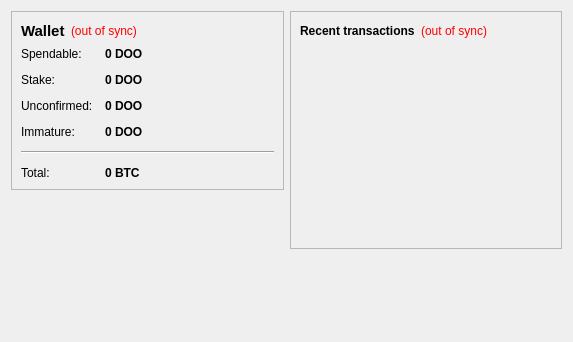
<?xml version="1.0" encoding="UTF-8"?>
<ui version="4.0">
 <class>OverviewPage</class>
 <widget class="QWidget" name="OverviewPage">
  <property name="geometry">
   <rect>
    <x>0</x>
    <y>0</y>
    <width>573</width>
    <height>342</height>
   </rect>
  </property>
  <property name="windowTitle">
   <string>Form</string>
  </property>
  <layout class="QHBoxLayout" name="horizontalLayout" stretch="1,1">
   <item>
    <layout class="QVBoxLayout" name="verticalLayout_2">
     <item>
      <widget class="QFrame" name="frame">
       <property name="frameShape">
        <enum>QFrame::StyledPanel</enum>
       </property>
       <property name="frameShadow">
        <enum>QFrame::Raised</enum>
       </property>
       <layout class="QVBoxLayout" name="verticalLayout_4">
        <item>
         <layout class="QHBoxLayout" name="horizontalLayout_4">
          <item>
           <widget class="QLabel" name="label_5">
            <property name="font">
             <font>
              <pointsize>11</pointsize>
              <weight>75</weight>
              <bold>true</bold>
             </font>
            </property>
            <property name="text">
             <string>Wallet</string>
            </property>
           </widget>
          </item>
          <item>
           <widget class="QLabel" name="labelWalletStatus">
            <property name="toolTip">
             <string>The displayed information may be out of date. Your wallet automatically synchronizes with the Doo network after a connection is established, but this process has not completed yet.</string>
            </property>
            <property name="styleSheet">
             <string notr="true">QLabel { color: red; }</string>
            </property>
            <property name="text">
             <string notr="true">(out of sync)</string>
            </property>
            <property name="alignment">
             <set>Qt::AlignLeading|Qt::AlignLeft|Qt::AlignVCenter</set>
            </property>
           </widget>
          </item>
          <item>
           <spacer name="horizontalSpacer_2">
            <property name="orientation">
             <enum>Qt::Horizontal</enum>
            </property>
            <property name="sizeHint" stdset="0">
             <size>
              <width>40</width>
              <height>20</height>
             </size>
            </property>
           </spacer>
          </item>
         </layout>
        </item>
        <item>
         <layout class="QFormLayout" name="formLayout_2">
          <property name="fieldGrowthPolicy">
           <enum>QFormLayout::AllNonFixedFieldsGrow</enum>
          </property>
          <property name="horizontalSpacing">
           <number>12</number>
          </property>
          <property name="verticalSpacing">
           <number>12</number>
          </property>
          <item row="0" column="0">
           <widget class="QLabel" name="label">
            <property name="text">
             <string>Spendable:</string>
            </property>
           </widget>
          </item>
          <item row="0" column="1">
           <widget class="QLabel" name="labelBalance">
            <property name="font">
             <font>
              <weight>75</weight>
              <bold>true</bold>
             </font>
            </property>
            <property name="cursor">
             <cursorShape>IBeamCursor</cursorShape>
            </property>
            <property name="toolTip">
             <string>Your current spendable balance</string>
            </property>
            <property name="text">
             <string notr="true">0 DOO</string>
            </property>
            <property name="textInteractionFlags">
             <set>Qt::LinksAccessibleByMouse|Qt::TextSelectableByKeyboard|Qt::TextSelectableByMouse</set>
            </property>
           </widget>
          </item>
          <item row="1" column="0">
           <widget class="QLabel" name="label_6">
            <property name="text">
             <string>Stake:</string>
            </property>
           </widget>
          </item>
          <item row="1" column="1">
           <widget class="QLabel" name="labelStake">
            <property name="font">
             <font>
              <weight>75</weight>
              <bold>true</bold>
             </font>
            </property>
            <property name="cursor">
             <cursorShape>IBeamCursor</cursorShape>
            </property>
            <property name="toolTip">
             <string>Total of coins that was staked, and do not yet count toward the current balance</string>
            </property>
            <property name="text">
             <string notr="true">0 DOO</string>
            </property>
            <property name="textInteractionFlags">
             <set>Qt::LinksAccessibleByMouse|Qt::TextSelectableByKeyboard|Qt::TextSelectableByMouse</set>
            </property>
           </widget>
          </item>
          <item row="2" column="0">
           <widget class="QLabel" name="label_3">
            <property name="text">
             <string>Unconfirmed:</string>
            </property>
           </widget>
          </item>
          <item row="2" column="1">
           <widget class="QLabel" name="labelUnconfirmed">
            <property name="font">
             <font>
              <weight>75</weight>
              <bold>true</bold>
             </font>
            </property>
            <property name="cursor">
             <cursorShape>IBeamCursor</cursorShape>
            </property>
            <property name="toolTip">
             <string>Total of transactions that have yet to be confirmed, and do not yet count toward the current balance</string>
            </property>
            <property name="text">
             <string notr="true">0 DOO</string>
            </property>
            <property name="textInteractionFlags">
             <set>Qt::LinksAccessibleByMouse|Qt::TextSelectableByKeyboard|Qt::TextSelectableByMouse</set>
            </property>
           </widget>
          </item>
          <item row="3" column="0">
           <widget class="QLabel" name="labelImmatureText">
            <property name="text">
             <string>Immature:</string>
            </property>
           </widget>
          </item>
          <item row="3" column="1">
           <widget class="QLabel" name="labelImmature">
            <property name="font">
             <font>
              <weight>75</weight>
              <bold>true</bold>
             </font>
            </property>
            <property name="toolTip">
             <string>Mined balance that has not yet matured</string>
            </property>
            <property name="text">
             <string notr="true">0 DOO</string>
            </property>
            <property name="textInteractionFlags">
             <set>Qt::LinksAccessibleByMouse|Qt::TextSelectableByKeyboard|Qt::TextSelectableByMouse</set>
            </property>
           </widget>
          </item>
          <item row="4" column="0" colspan="2">
           <widget class="Line" name="line">
            <property name="orientation">
             <enum>Qt::Horizontal</enum>
            </property>
           </widget>
          </item>
          <item row="5" column="0">
           <widget class="QLabel" name="labelTotalText">
            <property name="text">
             <string>Total:</string>
            </property>
           </widget>
          </item>
          <item row="5" column="1">
           <widget class="QLabel" name="labelTotal">
            <property name="font">
             <font>
              <weight>75</weight>
              <bold>true</bold>
             </font>
            </property>
            <property name="cursor">
             <cursorShape>IBeamCursor</cursorShape>
            </property>
            <property name="toolTip">
             <string>Your current total balance</string>
            </property>
            <property name="text">
             <string notr="true">0 BTC</string>
            </property>
            <property name="textInteractionFlags">
             <set>Qt::LinksAccessibleByMouse|Qt::TextSelectableByKeyboard|Qt::TextSelectableByMouse</set>
            </property>
           </widget>
          </item>
         </layout>
        </item>
       </layout>
      </widget>
     </item>
     <item>
      <spacer name="verticalSpacer">
       <property name="orientation">
        <enum>Qt::Vertical</enum>
       </property>
       <property name="sizeHint" stdset="0">
        <size>
         <width>20</width>
         <height>40</height>
        </size>
       </property>
      </spacer>
     </item>
    </layout>
   </item>
   <item>
    <layout class="QVBoxLayout" name="verticalLayout_3">
     <item>
      <widget class="QFrame" name="frame_2">
       <property name="frameShape">
        <enum>QFrame::StyledPanel</enum>
       </property>
       <property name="frameShadow">
        <enum>QFrame::Raised</enum>
       </property>
       <layout class="QVBoxLayout" name="verticalLayout">
        <item>
         <layout class="QHBoxLayout" name="horizontalLayout_2">
          <item>
           <widget class="QLabel" name="label_4">
            <property name="text">
             <string>&lt;b&gt;Recent transactions&lt;/b&gt;</string>
            </property>
           </widget>
          </item>
          <item>
           <widget class="QLabel" name="labelTransactionsStatus">
            <property name="toolTip">
             <string>The displayed information may be out of date. Your wallet automatically synchronizes with the Doo network after a connection is established, but this process has not completed yet.</string>
            </property>
            <property name="styleSheet">
             <string notr="true">QLabel { color: red; }</string>
            </property>
            <property name="text">
             <string notr="true">(out of sync)</string>
            </property>
            <property name="alignment">
             <set>Qt::AlignRight|Qt::AlignTrailing|Qt::AlignVCenter</set>
            </property>
           </widget>
          </item>
          <item>
           <spacer name="horizontalSpacer">
            <property name="orientation">
             <enum>Qt::Horizontal</enum>
            </property>
            <property name="sizeHint" stdset="0">
             <size>
              <width>40</width>
              <height>20</height>
             </size>
            </property>
           </spacer>
          </item>
         </layout>
        </item>
        <item>
         <widget class="QListView" name="listTransactions">
          <property name="styleSheet">
           <string notr="true">QListView { background: transparent; }</string>
          </property>
          <property name="frameShape">
           <enum>QFrame::NoFrame</enum>
          </property>
          <property name="verticalScrollBarPolicy">
           <enum>Qt::ScrollBarAlwaysOff</enum>
          </property>
          <property name="horizontalScrollBarPolicy">
           <enum>Qt::ScrollBarAlwaysOff</enum>
          </property>
          <property name="selectionMode">
           <enum>QAbstractItemView::NoSelection</enum>
          </property>
         </widget>
        </item>
       </layout>
      </widget>
     </item>
     <item>
      <spacer name="verticalSpacer_2">
       <property name="orientation">
        <enum>Qt::Vertical</enum>
       </property>
       <property name="sizeHint" stdset="0">
        <size>
         <width>20</width>
         <height>40</height>
        </size>
       </property>
      </spacer>
     </item>
    </layout>
   </item>
  </layout>
 </widget>
 <resources/>
 <connections/>
</ui>
